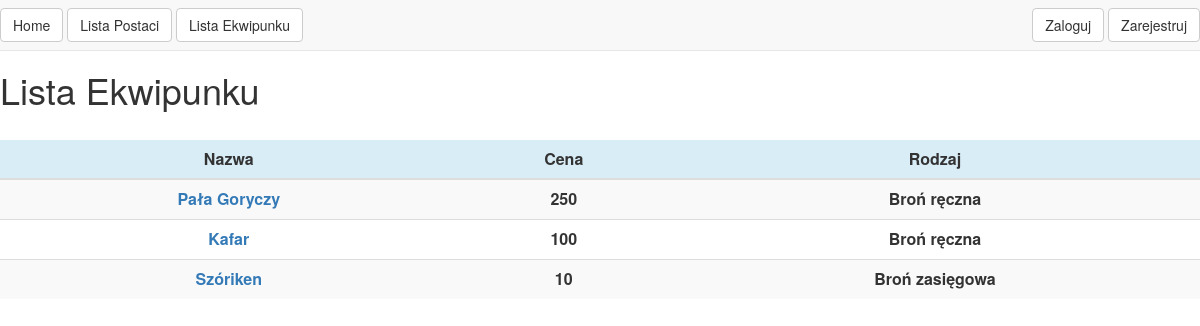
Before: /equipment/ with the older database file.
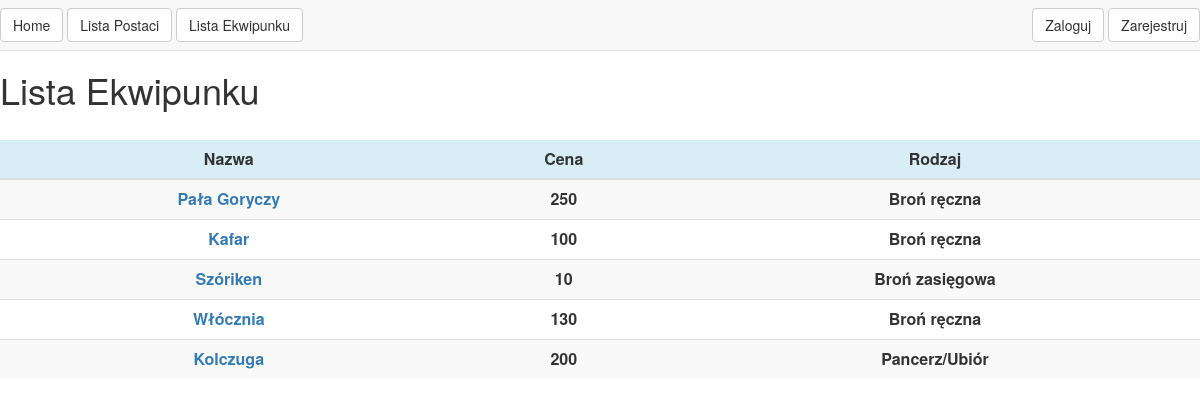
After: the same page with the newer database file.
### character_sheet/models.py (models this page shows, shortened)
class Equipment(models.Model):
    name = models.CharField(max_length=40)
    price = models.IntegerField(default=0)
    WEAPON_TYPE_CHOICES = (
        ('M', 'Broń ręczna'),
        ('D', 'Broń zasięgowa'),
        ('A', 'Pancerz/Ubiór'),
        ('C', 'Użytkowy'),
    )
    weapon_type = models.CharField(max_length=1, choices=WEAPON_TYPE_CHOICES, default='C')
    description = models.TextField(max_length=300)
    owned_by = models.ManyToManyField(Character_sheet)

### character_sheet/views.py (the view)
# urls.py: url(r'^equipment/$', equipment_list),
def equipment_list(request):
    querydata = Equipment.objects.all()
    passed_data = {
        "querydata": querydata,
        "title": "Lista Ekwipunku"
    }
    return render(request, "equipment/list.html", passed_data)

### templates/equipment/list.html
{% extends "index.html" %}
{% block content %}
<div>
<table class="table table-striped table-hover">
<thead>
  <tr class="info">
    <th class="text-center">Nazwa</th>
    <th class="text-center">Cena</th>
    <th class="text-center">Rodzaj</th>
  </tr>
</thead>
<tbody>
{% for obj in querydata %}
<tr>
    <th class="text-center"><a href="/equipment/{{ obj.id }}">{{ obj.name }}</a></th>
    <th class="text-center">{{ obj.price }}</th>
    <th class="text-center">{{ obj.get_weapon_type_display }}</th>
</tr>
{% endfor %}
</tbody>
</table>
</div>
{% endblock %}

### templates/index.html (shortened to what this page needs)
<html lang="pl">
    <head>
        <link rel="stylesheet" href="https://maxcdn.bootstrapcdn.com/bootstrap/3.3.5/css/bootstrap.min.css" type="text/css" />
    </head>
    <body>
        {% include "menu.html" %}
                <h1>{{ title }}</h1>
        {% block content %} {% endblock %}
    </body>
</html>

### templates/menu.html (shortened to what this page needs)
<div class="navbar navbar-default navbar-fixed-top" id="Ttopnav">
    <div style="float:left;">
      <a class="btn btn-default navbar-btn" href="/">Home</a>
      <a class="btn btn-default navbar-btn" href="/characters">Lista Postaci</a>
      <a class="btn btn-default navbar-btn" href="/equipment">Lista Ekwipunku</a>
    </div>
    <div style="float:right;">
        {% if user.is_authenticated %}
            <span>Zalogowano jako: {{ user.username }}  </span>
            <a class="btn btn-default navbar-btn" href="/logout">Wyloguj</a>
        {% else %}
            <a class="btn btn-default navbar-btn" href="/login">Zaloguj</a>
            <a class="btn btn-default navbar-btn" href="/signup">Zarejestruj</a>
        {% endif %}
    </div>
</div>

### templates/index.html (style rules this page uses)
body { padding-top: 50px; }

Changed rows visible on the page:
added Equipment: name "Włócznia", price "130", weapon_type "Broń ręczna"
added Equipment: name "Kolczuga", price "200", weapon_type "Pancerz/Ubiór"
